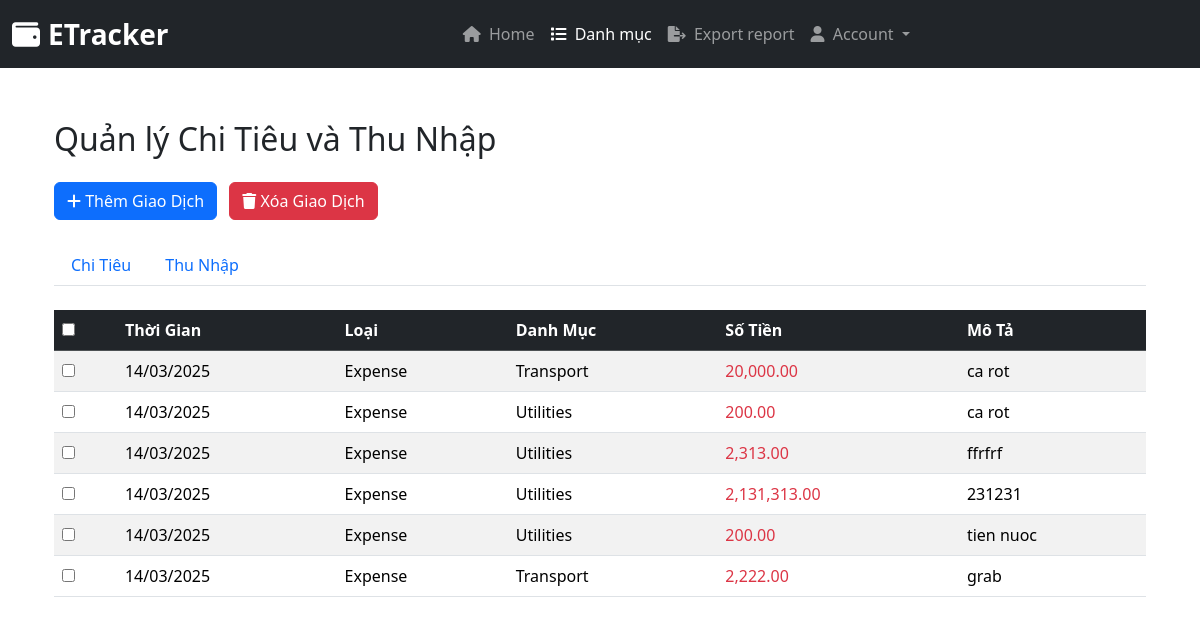
/DanhMuc (signed in), run on the app's committed database.
### expenses_tracker/models.py (models this page shows, shortened)
class Expense(db.Model):
    id = db.Column(db.Integer, primary_key=True)
    user_id = db.Column(db.Integer, db.ForeignKey('user.id'), nullable=False)
    category_id = db.Column(db.Integer, db.ForeignKey('category.id'), nullable=False)
    amount = db.Column(db.Numeric(10, 2), nullable=False)
    date = db.Column(db.Date, nullable=False)
    description = db.Column(db.Text, nullable=True)
    created_at = db.Column(db.DateTime, default=func.now(), server_default=func.now())
    category = db.relationship('Category', backref='expenses', lazy=True)

class Topic(db.Model):
    id = db.Column(db.Integer, primary_key=True)
    name = db.Column(db.String(100), nullable=False)
    description = db.Column(db.Text, nullable=True)
    type = db.Column(db.Enum('income', 'expense', name='topic_type'), nullable=False)

class Category(db.Model):
    id = db.Column(db.Integer, primary_key=True)
    name = db.Column(db.String(100), nullable=False)
    type = db.Column(db.Enum('income', 'expense', name='category_type'), nullable=False)
    description = db.Column(db.Text, nullable=True)
    user_id = db.Column(db.Integer, db.ForeignKey('user.id'), nullable=True)  # Changed to nullable=True
    topic_id = db.Column(db.Integer, db.ForeignKey('topic.id'), nullable=True)
    created_at = db.Column(db.DateTime, default=func.now(), server_default=func.now())
    updated_at = db.Column(db.DateTime, default=func.now(), server_default=func.now(), onupdate=func.now())
    topic = db.relationship('Topic', backref='categories', lazy=True)

### expenses_tracker/routes.py (the view)
@app.route("/DanhMuc", methods=['GET'])
@login_required
def DanhMuc():
    page = request.args.get('page', 1, type=int)
    per_page = 10
    expenses = Expense.query.filter_by(user_id=current_user.id).order_by(Expense.date.desc()).paginate(page=page, per_page=per_page)
    incomes = Income.query.filter_by(user_id=current_user.id).order_by(Income.date.desc()).paginate(page=page, per_page=per_page)
    form = ExpenseForm()
    default_topic = 'expense'
    categories = Category.query.filter_by(type=default_topic, user_id=current_user.id).all()
    form.category.choices = [(c.id, c.name) for c in categories] if categories else []
    form.date.data = datetime.now().date()
    return render_template('DanhMuc.html', title='Danh Mục', form=form, expenses=expenses, incomes=incomes)

### expenses_tracker/forms.py
class ExpenseForm(FlaskForm):
    topic = SelectField('Topic', choices=[('income', 'Income'), ('expense', 'Expense')], coerce=str)
    category = SelectField('Category', choices=[], coerce=int, validators=[DataRequired()])
    amount = DecimalField('Amount', validators=[DataRequired(), NumberRange(min=0.01, message="Amount must be greater than 0")])
    date = DateField('Date', validators=[DataRequired()])
    description = StringField('Description', validators=[])  # ✅ Remove `DataRequired()`
    submit = SubmitField('Add Expense')

### expenses_tracker/models.py (called while the page is built)
@login_manager.user_loader
def load_user(user_id):
    return User.query.get(int(user_id))

### expenses_tracker/templates/DanhMuc.html (shortened to what this page needs)
{% extends "layout.html" %}
{% block content %}
<div class="container mt-4">
    <h2 class="mb-4">Quản lý Chi Tiêu và Thu Nhập</h2>
    <div class="mb-4">
        <button type="button" class="btn btn-primary me-2" data-bs-toggle="modal" data-bs-target="#addExpenseModal">
            <i class="fas fa-plus"></i> Thêm Giao Dịch
        </button>
        <button type="button" class="btn btn-danger" id="deleteSelectedBtn">
            <i class="fas fa-trash"></i> Xóa Giao Dịch
        </button>
    </div>
    <ul class="nav nav-tabs mb-4" id="transactionTabs" role="tablist">
        <li class="nav-item" role="presentation">
            <button class="nav-link active" id="expenses-tab" data-bs-toggle="tab" data-bs-target="#expenses" type="button" role="tab">
                Chi Tiêu
            </button>
        </li>
        <li class="nav-item" role="presentation">
            <button class="nav-link" id="incomes-tab" data-bs-toggle="tab" data-bs-target="#incomes" type="button" role="tab">
                Thu Nhập
            </button>
        </li>
    </ul>
    <div class="tab-content" id="transactionTabsContent">
        <div class="tab-pane fade show active" id="expenses" role="tabpanel">
            <div class="table-responsive">
                <form id="deleteForm" action="{{ url_for('delete_expenses') }}" method="POST">
                    <table class="table table-striped table-hover">
                        <thead class="table-dark">
                            <tr>
                                <th><input type="checkbox" id="selectAllExpenses"></th>
                                <th>Thời Gian</th>
                                <th>Loại</th>
                                <th>Danh Mục</th>
                                <th>Số Tiền</th>
                                <th>Mô Tả</th>
                            </tr>
                        </thead>
                        <tbody>
                            {% if expenses.items %}
                                {% for expense in expenses.items %}
                                <tr>
                                    <td><input type="checkbox" name="expense_ids" value="{{ expense.id }}" class="expense-checkbox"></td>
                                    <td>{{ expense.date.strftime('%d/%m/%Y') }}</td>
                                    <td>{{ expense.category.topic.name }}</td>
                                    <td>{{ expense.category.name }}</td>
                                    <td class="text-danger">{{ "{:,.2f}".format(expense.amount) }}</td>
                                    <td>{{ expense.description or "N/A" }}</td>
                                </tr>
                                {% endfor %}
                            {% else %}
                                <tr>
                                    <td colspan="6" class="text-center">Không có dữ liệu chi tiêu</td>
                                </tr>
                            {% endif %}
                        </tbody>
                    </table>
                </form>
            </div>
        </div>
    </div>
</div>
{% endblock content %}

### expenses_tracker/templates/layout.html (shortened to what this page needs)
<!doctype html>
<html lang="en">
  <head>
    <link href="https://cdn.jsdelivr.net/npm/bootstrap@5.3.3/dist/css/bootstrap.min.css" rel="stylesheet">
    <link rel="stylesheet" href="https://cdnjs.cloudflare.com/ajax/libs/font-awesome/6.0.0/css/all.min.css">
  </head>
  <body>
    <nav class="navbar navbar-expand-lg navbar-dark bg-dark fixed-top w-100">
      <div class="container-fluid">
        <a class="navbar-brand fs-3 fw-bold" href="#"><i class="fas fa-wallet me-2"></i>ETracker</a>
        <div class="collapse navbar-collapse justify-content-center" id="navbarSupportedContent">
          <ul class="navbar-nav mx-auto">
            <li class="nav-item">
              <a class="nav-link" aria-current="page" href="{{url_for('index')}}"><i class="fas fa-home me-1"></i> Home</a>
            </li>
            <li class="nav-item">
              <a class="nav-link" href="{{url_for('DanhMuc')}}"><i class="fas fa-list me-1"></i> Danh mục</a>
            </li>
            <li class="nav-item">
              <a class="nav-link" href="#"><i class="fas fa-file-export me-1"></i> Export report</a>
            </li>
            <li class="nav-item dropdown">
              <a class="nav-link dropdown-toggle" href="#" role="button" data-bs-toggle="dropdown" aria-expanded="false">
               <i class="fas fa-user me-1"></i> Account
              </a>
            </li>
          </ul>
        </div>
      </div>
    </nav>
    <div class="container mt-5 pt-5">
      {% block content %}{% endblock %}
    </div>
  </body>
</html>

### data on the page
Expense: date "14/03/2025", category.topic.name "Expense", category.name "Transport", amount "20,000.00", description "ca rot"
Expense: date "14/03/2025", category.topic.name "Expense", category.name "Utilities", amount "200.00", description "ca rot"
Expense: date "14/03/2025", category.topic.name "Expense", category.name "Utilities", amount "2,313.00", description "ffrfrf"
Expense: date "14/03/2025", category.topic.name "Expense", category.name "Utilities", amount "2,131,313.00", description "231231"
Expense: date "14/03/2025", category.topic.name "Expense", category.name "Utilities", amount "200.00", description "tien nuoc"
Expense: date "14/03/2025", category.topic.name "Expense", category.name "Transport", amount "2,222.00", description "grab"
